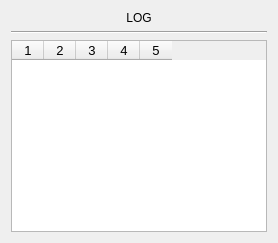
      <widget class="QWidget" name="logTab">
       <attribute name="title">
        <string>Page</string>
       </attribute>
       <layout class="QVBoxLayout" name="verticalLayout_3">
        <item>
         <widget class="QLabel" name="label_9">
          <property name="styleSheet">
           <string notr="true">font: 700 18pt &quot;Segoe UI&quot;;</string>
          </property>
          <property name="text">
           <string>LOG</string>
          </property>
          <property name="alignment">
           <set>Qt::AlignmentFlag::AlignCenter</set>
          </property>
         </widget>
        </item>
        <item>
         <widget class="Line" name="line_18">
          <property name="orientation">
           <enum>Qt::Orientation::Horizontal</enum>
          </property>
         </widget>
        </item>
        <item>
         <widget class="QTableWidget" name="logTable">
          <property name="font">
           <font>
            <pointsize>10</pointsize>
           </font>
          </property>
          <property name="lineWidth">
           <number>2</number>
          </property>
          <property name="editTriggers">
           <set>QAbstractItemView::EditTrigger::NoEditTriggers</set>
          </property>
          <property name="alternatingRowColors">
           <bool>true</bool>
          </property>
          <property name="selectionMode">
           <enum>QAbstractItemView::SelectionMode::NoSelection</enum>
          </property>
          <property name="iconSize">
           <size>
            <width>100</width>
            <height>50</height>
           </size>
          </property>
          <property name="gridStyle">
           <enum>Qt::PenStyle::SolidLine</enum>
          </property>
          <property name="rowCount">
           <number>0</number>
          </property>
          <property name="columnCount">
           <number>5</number>
          </property>
          <attribute name="horizontalHeaderCascadingSectionResizes">
           <bool>false</bool>
          </attribute>
          <attribute name="horizontalHeaderDefaultSectionSize">
           <number>32</number>
          </attribute>
          <attribute name="horizontalHeaderShowSortIndicator" stdset="0">
           <bool>false</bool>
          </attribute>
          <attribute name="horizontalHeaderStretchLastSection">
           <bool>false</bool>
          </attribute>
          <attribute name="verticalHeaderStretchLastSection">
           <bool>false</bool>
          </attribute>
          <column/>
          <column/>
          <column/>
          <column/>
          <column/>
         </widget>
        </item>
       </layout>
      </widget>
